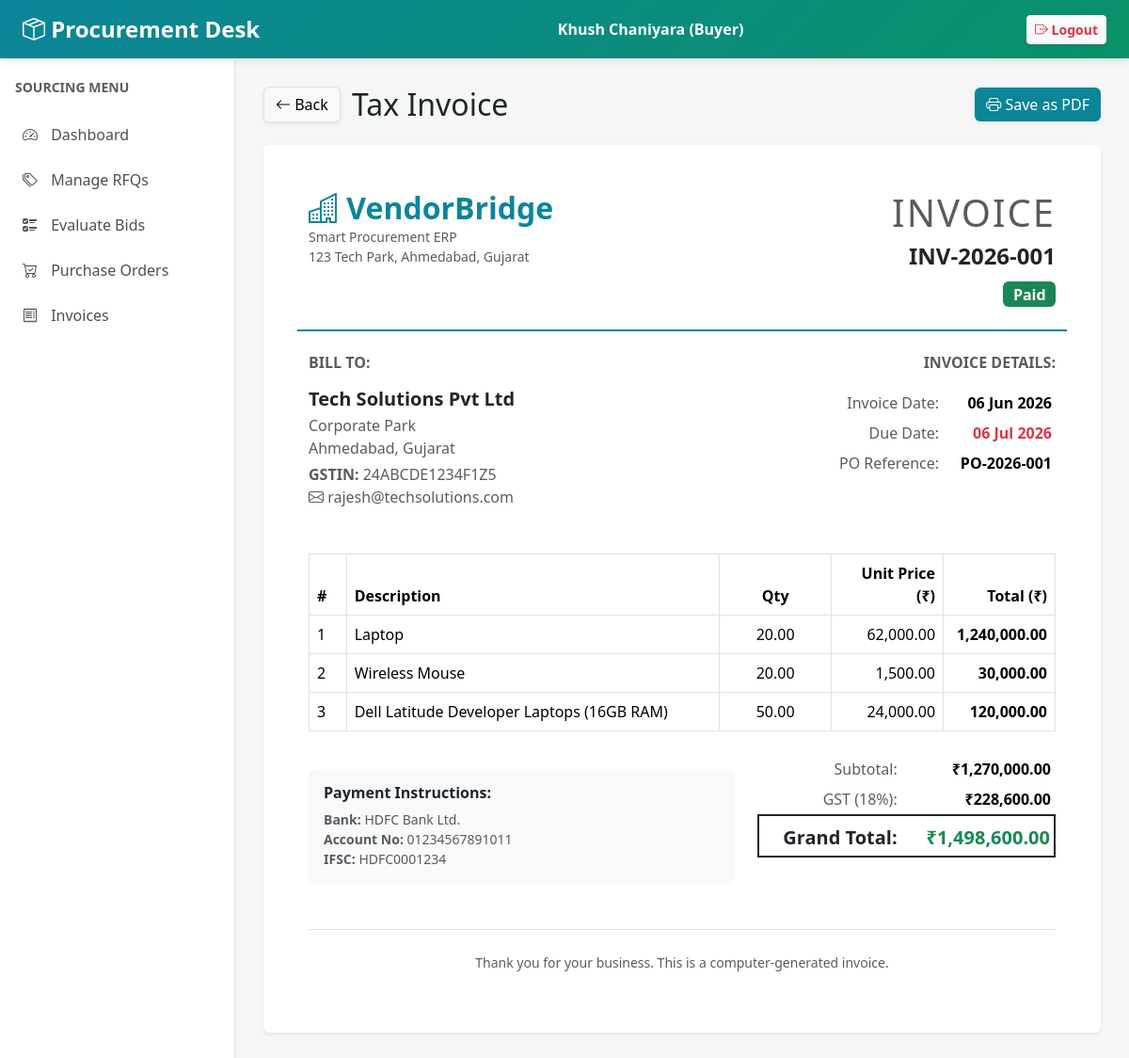
/procurement/invoice_details.php?id=1 (signed in), run on the app's committed database.
### tables this page shows
CREATE TABLE `invoices` (
  `invoice_id` int(11) NOT NULL,
  `po_id` int(11) NOT NULL,
  `vendor_id` int(11) NOT NULL,
  `invoice_number` varchar(50) NOT NULL,
  `invoice_date` date NOT NULL,
  `subtotal` decimal(15,2) NOT NULL,
  `tax_amount` decimal(15,2) NOT NULL DEFAULT 0.00,
  `grand_total` decimal(15,2) NOT NULL,
  `payment_status` enum('Pending','Paid','Overdue') DEFAULT 'Pending',
  `due_date` date DEFAULT NULL,
  `created_at` timestamp NOT NULL DEFAULT current_timestamp()
);

CREATE TABLE `vendors` (
  `vendor_id` int(11) NOT NULL,
  `category_id` int(11) NOT NULL,
  `company_name` varchar(200) NOT NULL,
  `gst_number` varchar(20) DEFAULT NULL,
  `contact_person` varchar(150) NOT NULL,
  `email` varchar(150) NOT NULL,
  `phone` varchar(20) NOT NULL,
  `address` text DEFAULT NULL,
  `city` varchar(100) DEFAULT NULL,
  `state` varchar(100) DEFAULT NULL,
  `country` varchar(100) DEFAULT 'India',
  `vendor_status` enum('Pending','Active','Inactive','Blacklisted') DEFAULT 'Pending',
  `registration_date` date DEFAULT NULL,
  `created_at` timestamp NOT NULL DEFAULT current_timestamp()
);

CREATE TABLE `purchase_orders` (
  `po_id` int(11) NOT NULL,
  `quotation_id` int(11) NOT NULL,
  `vendor_id` int(11) NOT NULL,
  `generated_by` int(11) NOT NULL,
  `po_number` varchar(50) NOT NULL,
  `po_date` date NOT NULL,
  `total_amount` decimal(15,2) NOT NULL,
  `status` varchar(20) DEFAULT 'Sent',
  `created_at` timestamp NOT NULL DEFAULT current_timestamp()
);

CREATE TABLE `purchase_order_items` (
  `po_item_id` int(11) NOT NULL,
  `po_id` int(11) NOT NULL,
  `product_name` varchar(255) NOT NULL,
  `quantity` decimal(12,2) NOT NULL,
  `unit_price` decimal(15,2) NOT NULL,
  `total_price` decimal(15,2) NOT NULL
);

### procurement/invoice_details.php (the view, shortened to what this page needs)
<?php
include 'header.php';
$invoice_id = isset($_GET['id']) ? intval($_GET['id']) : 0;
$invQuery = "
    SELECT i.*, p.po_number, v.company_name, v.address, v.city, v.state, v.gst_number, v.email, v.phone
    FROM invoices i
    JOIN purchase_orders p ON i.po_id = p.po_id
    JOIN vendors v ON i.vendor_id = v.vendor_id
    WHERE i.invoice_id = $invoice_id AND p.generated_by = $user_id
";
$invResult = mysqli_query($conn, $invQuery);
$inv = mysqli_fetch_assoc($invResult);
$badgeClass = 'bg-warning text-dark';
if ($inv['payment_status'] == 'Paid') $badgeClass = 'bg-success';
$po_id = $inv['po_id'];
$itemsResult = mysqli_query($conn, "SELECT * FROM purchase_order_items WHERE po_id = $po_id");
?>
<div class="d-flex justify-content-between align-items-center mb-4 no-print">
    <div>
        <a href="invoices.php" class="btn btn-light border shadow-sm me-2"><i class="bi bi-arrow-left"></i> Back</a>
        <h2 class="d-inline-block align-middle mb-0">Tax Invoice</h2>
    </div>
    <div>
        <button onclick="window.print()" class="btn btn-primary shadow-sm" style="background-color: #0c8599; border:none;"><i class="bi bi-printer"></i> Save as PDF</button>
    </div>
</div>
<div class="card shadow-sm border-0" id="print-area">
    <div class="card-body p-5">
        <div class="row pb-4 mb-4" style="border-bottom: 2px solid #0c8599;">
            <div class="col-sm-6">
                <h2 class="fw-bold mb-0" style="color: #0c8599;"><i class="bi bi-buildings"></i> VendorBridge</h2>
                <p class="text-muted small">Smart Procurement ERP<br>123 Tech Park, Ahmedabad, Gujarat</p>
            </div>
            <div class="col-sm-6 text-end">
                <h1 class="text-uppercase text-muted" style="letter-spacing: 2px;">INVOICE</h1>
                <h4 class="fw-bold text-dark"><?php echo htmlspecialchars($inv['invoice_number']); ?></h4>
                <span class="badge <?php echo $badgeClass; ?> fs-6 mt-1"><?php echo htmlspecialchars($inv['payment_status']); ?></span>
            </div>
        </div>
        <div class="row mb-5">
            <div class="col-sm-6">
                <h6 class="text-muted text-uppercase fw-bold mb-3">Bill To:</h6>
                <h5 class="fw-bold mb-1"><?php echo htmlspecialchars($inv['company_name']); ?></h5>
                <div class="text-muted">
                    <p class="mb-0"><?php echo htmlspecialchars($inv['address'] ?? 'Address not provided'); ?></p>
                    <?php
                        $city = htmlspecialchars($inv['city'] ?? '');
                        $state = htmlspecialchars($inv['state'] ?? '');
                        if ($city || $state) echo "<p class='mb-0'>" . trim($city . ", " . $state, ", ") . "</p>";
                    ?>
                    <p class="mb-0 mt-1"><strong>GSTIN:</strong> <?php echo htmlspecialchars($inv['gst_number'] ?? 'N/A'); ?></p>
                    <p class="mb-0"><i class="bi bi-envelope"></i> <?php echo htmlspecialchars($inv['email']); ?></p>
                </div>
            </div>
            <div class="col-sm-6 text-end">
                <h6 class="text-muted text-uppercase fw-bold mb-3">Invoice Details:</h6>
                <table class="table table-sm table-borderless text-end mb-0 float-end" style="width: 250px;">
                    <tr><td class="text-muted">Invoice Date:</td><td class="fw-bold"><?php echo date('d M Y', strtotime($inv['invoice_date'])); ?></td></tr>
                    <tr><td class="text-muted">Due Date:</td><td class="fw-bold text-danger"><?php echo date('d M Y', strtotime($inv['due_date'])); ?></td></tr>
                    <tr><td class="text-muted">PO Reference:</td><td class="fw-bold"><?php echo htmlspecialchars($inv['po_number']); ?></td></tr>
                </table>
            </div>
        </div>
        <table class="table table-bordered mb-4">
            <thead style="background-color: #f8f9fa;">
                <tr>
                    <th width="5%">#</th>
                    <th width="50%">Description</th>
                    <th width="15%" class="text-center">Qty</th>
                    <th width="15%" class="text-end">Unit Price (₹)</th>
                    <th width="15%" class="text-end">Total (₹)</th>
                </tr>
            </thead>
            <tbody>
                <?php
                $count = 1;
                if (mysqli_num_rows($itemsResult) > 0) {
                    while ($item = mysqli_fetch_assoc($itemsResult)) {
                ?>
                    <tr>
                        <td><?php echo $count++; ?></td>
                        <td><?php echo htmlspecialchars($item['product_name']); ?></td>
                        <td class="text-center"><?php echo number_format($item['quantity'], 2); ?></td>
                        <td class="text-end"><?php echo number_format($item['unit_price'], 2); ?></td>
                        <td class="text-end fw-bold"><?php echo number_format($item['total_price'], 2); ?></td>
                    </tr>
                <?php } } else { ?>
                    <tr><td colspan="5" class="text-center py-4 text-muted">No items found for this invoice.</td></tr>
                <?php } ?>
            </tbody>
        </table>
        <div class="row">
            <div class="col-sm-7">
                <div class="p-3 bg-light rounded mt-3">
                    <h6 class="fw-bold text-dark mb-2">Payment Instructions:</h6>
                    <p class="small text-muted mb-0">
                        <strong>Bank:</strong> HDFC Bank Ltd.<br>
                        <strong>Account No:</strong> 01234567891011<br>
                        <strong>IFSC:</strong> HDFC0001234
                    </p>
                </div>
            </div>
            <div class="col-sm-5">
                <table class="table table-sm table-borderless text-end fs-6">
                    <tr>
                        <td class="text-muted">Subtotal:</td>
                        <td class="fw-bold">₹<?php echo number_format($inv['subtotal'], 2); ?></td>
                    </tr>
                    <tr>
                        <td class="text-muted">GST (18%):</td>
                        <td class="fw-bold">₹<?php echo number_format($inv['tax_amount'], 2); ?></td>
                    </tr>
                    <tr class="border-top border-dark border-2 fs-5">
                        <td class="text-dark fw-bold pt-2">Grand Total:</td>
                        <td class="fw-bold text-success pt-2">₹<?php echo number_format($inv['grand_total'], 2); ?></td>
                    </tr>
                </table>
            </div>
        </div>
        <div class="text-center text-muted mt-5 pt-4 border-top small">
            <p>Thank you for your business. This is a computer-generated invoice.</p>
        </div>
    </div>
</div>
<?php include 'footer.php'; ?>

### procurement/header.php (style rules this page uses)
body { background-color: #f4f7f6; font-family: 'Segoe UI', sans-serif; }

### data on the page
invoices: invoice_number "INV-2026-001", payment_status "Paid", vendor.company_name "Tech Solutions Pvt Ltd", vendor.address "Corporate Park", vendor.state "Ahmedabad, Gujarat", vendor.gst_number "24ABCDE1234F1Z5", vendor.email "rajesh@techsolutions.com", invoice_date "06 Jun 2026", due_date "06 Jul 2026", po.po_number "PO-2026-001", subtotal "1,270,000.00", tax_amount "228,600.00", grand_total "1,498,600.00"
purchase_order_items: product_name "Laptop", quantity "20.00", unit_price "62,000.00", total_price "1,240,000.00"
purchase_order_items: product_name "Wireless Mouse", quantity "20.00", unit_price "1,500.00", total_price "30,000.00"
purchase_order_items: product_name "Dell Latitude Developer Laptops (16GB RAM)", quantity "50.00", unit_price "24,000.00", total_price "120,000.00"

### other printed values
$user_name "Khush Chaniyara"
